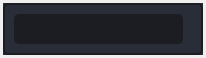
<?xml version="1.0" encoding="UTF-8"?>
<ui version="4.0">
 <class>widget_sw_tag</class>
 <widget class="QWidget" name="widget_sw_tag">
  <property name="geometry">
   <rect>
    <x>0</x>
    <y>0</y>
    <width>206</width>
    <height>58</height>
   </rect>
  </property>
  <property name="windowTitle">
   <string>Form</string>
  </property>
  <property name="styleSheet">
   <string notr="true"/>
  </property>
  <layout class="QVBoxLayout" name="verticalLayout">
   <property name="spacing">
    <number>3</number>
   </property>
   <property name="leftMargin">
    <number>3</number>
   </property>
   <property name="topMargin">
    <number>3</number>
   </property>
   <property name="rightMargin">
    <number>3</number>
   </property>
   <property name="bottomMargin">
    <number>3</number>
   </property>
   <item>
    <widget class="QFrame" name="frame_sw_tag">
     <property name="minimumSize">
      <size>
       <width>0</width>
       <height>0</height>
      </size>
     </property>
     <property name="maximumSize">
      <size>
       <width>16777215</width>
       <height>16777215</height>
      </size>
     </property>
     <property name="styleSheet">
      <string notr="true">background-color: rgb(41, 45, 56);
color: rgb(210, 210, 210);</string>
     </property>
     <property name="frameShape">
      <enum>QFrame::NoFrame</enum>
     </property>
     <property name="frameShadow">
      <enum>QFrame::Raised</enum>
     </property>
     <layout class="QVBoxLayout" name="verticalLayout_3" stretch="0">
      <property name="spacing">
       <number>0</number>
      </property>
      <property name="leftMargin">
       <number>0</number>
      </property>
      <property name="topMargin">
       <number>0</number>
      </property>
      <property name="rightMargin">
       <number>0</number>
      </property>
      <property name="bottomMargin">
       <number>0</number>
      </property>
      <item>
       <widget class="QFrame" name="frame_contents">
        <property name="sizePolicy">
         <sizepolicy hsizetype="Preferred" vsizetype="Preferred">
          <horstretch>0</horstretch>
          <verstretch>0</verstretch>
         </sizepolicy>
        </property>
        <property name="minimumSize">
         <size>
          <width>200</width>
          <height>0</height>
         </size>
        </property>
        <property name="maximumSize">
         <size>
          <width>16777215</width>
          <height>16777215</height>
         </size>
        </property>
        <property name="cursor">
         <cursorShape>ArrowCursor</cursorShape>
        </property>
        <property name="styleSheet">
         <string notr="true">QFrame {
	border-radius: 5px;
	border: 2px solid rgb(27, 29, 35);
}
QLineEdit {
	background-color: rgb(27, 29, 35);
	border-radius: 5px;
	border: 2px solid rgb(27, 29, 35);
	padding-left: 10px;
}
QLineEdit:hover {
	border: 2px solid rgb(64, 71, 88);
}
QLineEdit:focus {
	border: 2px solid rgb(91, 101, 124);
}
QLineEdit:disabled {
	background-color: rgb(36, 40, 48);
	border: 2px solid rgb(32, 32, 32);
}
QComboBox{
	background-color: rgb(27, 29, 35);
	border-radius: 5px;
	border: 2px solid rgb(27, 29, 35);
	padding: 5px;
	padding-left: 10px;
}
QComboBox:hover{
	border: 2px solid rgb(64, 71, 88);
}
QComboBox:focus {
	border: 2px solid rgb(91, 101, 124);
}
QComboBox QAbstractItemView {
	color: rgb(85, 170, 255);	
	background-color: rgb(27, 29, 35);
	padding: 10px;
	selection-background-color: rgb(39, 44, 54);
}
QComboBox:disabled {
	background-color: rgb(36, 40, 48);
	border: 2px solid rgb(32, 32, 32);
}

QRadioButton::indicator {
    border: 3px rgb(27, 29, 35);
	width: 15px;
	height: 15px;
	border-radius: 10px;
    background: rgb(44, 49, 60);
	margin: 9px;
}
QRadioButton::indicator:hover {
    border: 3px solid rgb(58, 66, 81);
}
QRadioButton::indicator:checked {
    background: 3px solid rgb(94, 106, 130);
	border: 3px solid rgb(52, 59, 72);	
}
QRadioButton::indicator:unchecked {
    background: 3px solid rgb(44, 49, 60);
	border: 3px solid rgb(52, 59, 72);
}</string>
        </property>
        <property name="frameShadow">
         <enum>QFrame::Raised</enum>
        </property>
        <layout class="QHBoxLayout" name="horizontalLayout_4">
         <property name="spacing">
          <number>9</number>
         </property>
         <property name="leftMargin">
          <number>9</number>
         </property>
         <property name="topMargin">
          <number>9</number>
         </property>
         <property name="rightMargin">
          <number>9</number>
         </property>
         <property name="bottomMargin">
          <number>9</number>
         </property>
         <item>
          <widget class="QLineEdit" name="tag_label">
           <property name="minimumSize">
            <size>
             <width>0</width>
             <height>30</height>
            </size>
           </property>
           <property name="toolTip">
            <string>The maximum length of a Tag Label is 25 characters</string>
           </property>
           <property name="maxLength">
            <number>25</number>
           </property>
          </widget>
         </item>
         <item alignment="Qt::AlignHCenter|Qt::AlignVCenter">
          <widget class="QFrame" name="frame_tag_toggle_button">
           <property name="minimumSize">
            <size>
             <width>0</width>
             <height>0</height>
            </size>
           </property>
           <property name="styleSheet">
            <string notr="true">border:transparent</string>
           </property>
           <property name="frameShape">
            <enum>QFrame::StyledPanel</enum>
           </property>
           <property name="frameShadow">
            <enum>QFrame::Raised</enum>
           </property>
           <layout class="QVBoxLayout" name="verticalLayout_2">
            <property name="leftMargin">
             <number>0</number>
            </property>
            <property name="topMargin">
             <number>0</number>
            </property>
            <property name="rightMargin">
             <number>0</number>
            </property>
            <property name="bottomMargin">
             <number>0</number>
            </property>
           </layout>
          </widget>
         </item>
        </layout>
       </widget>
      </item>
     </layout>
    </widget>
   </item>
  </layout>
 </widget>
 <resources>
  <include location="../../../stdatalog_gui/UI/resources.qrc"/>
 </resources>
 <connections/>
</ui>
